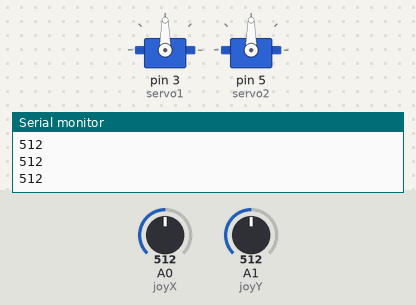
A sketch run on a simulated Arduino Uno, built with avr-gcc and run on an emulated ATmega328P. Parts: 2 × servo, the last lines printed to the serial monitor. Inputs (shaded band) come from the test bench; at power-on: A0 (joyX) = 512, A1 (joyY) = 512.

Above: at 1.2 s.
1.3 s: A0 (joyX) set to 716
At 2.1 s:
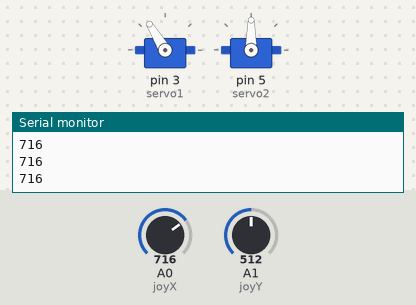
2.8 s: A1 (joyY) set to 716
At 3.3 s:
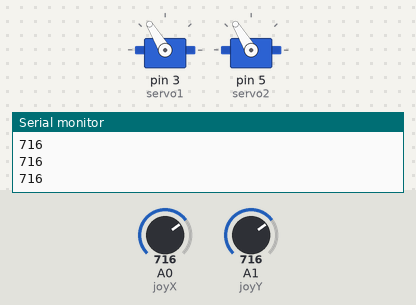
4.3 s: A0 (joyX) set to 900
At 5.5 s:
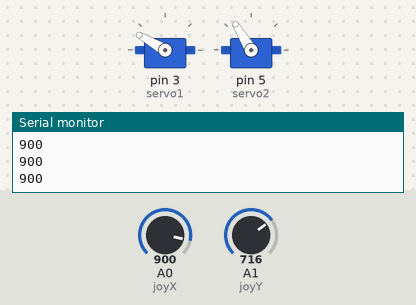
5.8 s: A1 (joyY) set to 900
At 6.8 s:
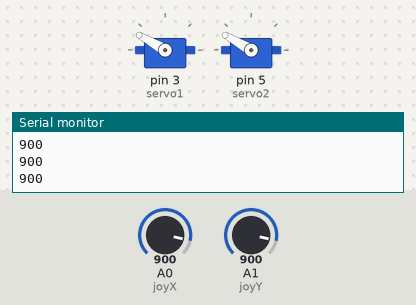
7.3 s: A0 (joyX) set to 1023
At 7.9 s:
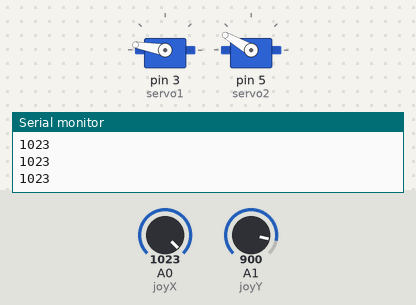
8.8 s: A1 (joyY) set to 1023
At 10.2 s:
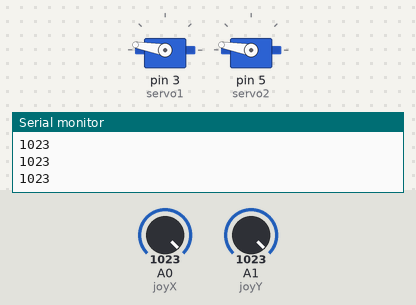
Timing chart, 0 to 11.3 s (numbered marks = the images above; inputs shaded):
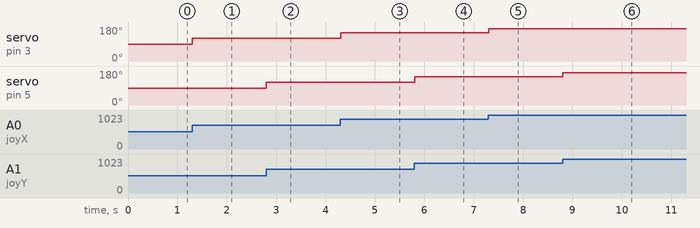

The sketch:

joystick_servo.ino
```cpp
// (licence header left out)
#include <Servo.h>

//Servo  objects created to control the servos
Servo myServo1;
Servo myServo2;

int  servo1 = 3; //Digital PWM pin used by the servo 1
int servo2 = 5; //Digital PWM  pin used by the servo 2
int joyX = 0;   //Analog pin to which the joystick (X)  is connected
int joyY = 1;   //Analog pin to which the joystick (Y) is connected

void  setup(){
  Serial.begin(9600);
  myServo1.attach(servo1);
  myServo2.attach(servo2);
}

void  loop(){

  int valX = analogRead(joyX); //Read the joystick X value (value  between 0 and 1023)
  int valY = analogRead(joyY); //Read the joystick Y value  (value between 0 and 1023)
  Serial.println(valX);
  valX = map(valX, 0, 1023, 10, 170); //Scale  the joystick X value to use it with the servo
  valY = map(valY, 0, 1023, 10,  170); //Scale the joystick X value to use it with the servo

  //Sets the  servo position according to the scaled values.
  myServo1.write(valX);
  myServo2.write(valY);

  delay(5);

}
```

Measured:
- after the input at 1.3 s, servo on pin 3 (servo1): 90° → 121° at once
- after the input at 2.8 s, servo on pin 5 (servo2): 90° → 121° at once
- after the input at 4.3 s, servo on pin 3 (servo1): 121° → 150° at once
- after the input at 5.8 s, servo on pin 5 (servo2): 121° → 150° at once
- after the input at 7.3 s, servo on pin 3 (servo1): 150° → 170° at once
- after the input at 8.8 s, servo on pin 5 (servo2): 150° → 170° at once
